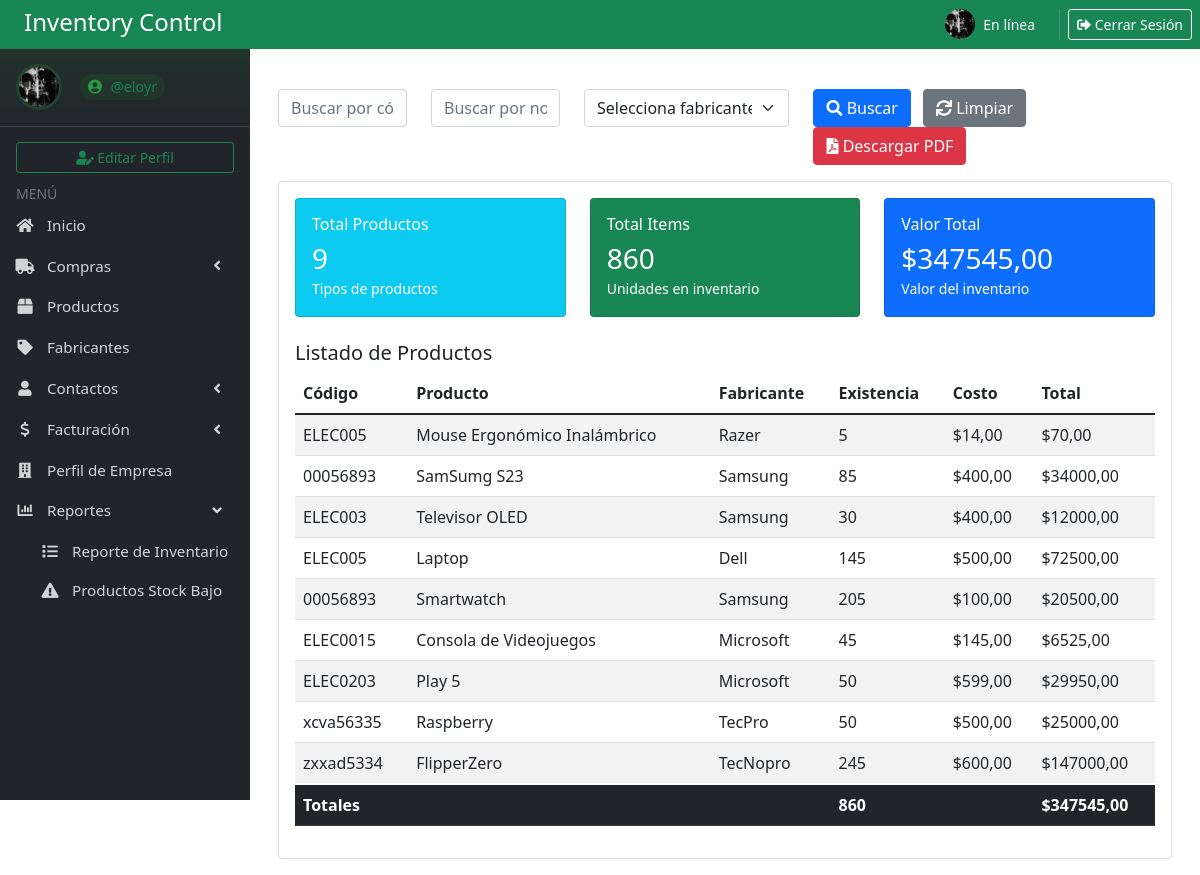
/reporte_inventario/ (signed in), run on the app's committed database.
### Inventario/models.py (models this page shows, shortened)
class Profile(models.Model):
    user = models.OneToOneField(User, on_delete=models.CASCADE)
    image = models.ImageField(upload_to='profile_pics/', default='profile_pics/default-avatar.png', blank=True)
    last_seen = models.DateTimeField(default=timezone.now)

class Producto(models.Model):
    id = models.AutoField(primary_key=True)
    codigo = models.CharField(max_length=100)
    modelo = models.CharField(max_length=100)
    nombre = models.CharField(max_length=100)
    descripcion = models.TextField(blank=True, null=True)
    fabricante = models.CharField(max_length=100)
    estado = models.CharField(max_length=10, choices=[('Activo', 'Activo'), ('Inactivo', 'Inactivo')])
    costo = models.DecimalField(max_digits=10, decimal_places=2)
    precio = models.DecimalField(max_digits=10, decimal_places=2)
    stock = models.IntegerField()
    imagen = models.ImageField(upload_to='productos/', blank=True, null=True)
    class Meta:
        verbose_name = "Producto"
        verbose_name_plural = "Productos"

### Inventario/views.py (the view)
# urls.py: path('reporte_inventario/', views.reporte_inventario, name='reporte_inventario'),
def reporte_inventario(request):
    productos = Producto.objects.all()
    fabricantes = Producto.objects.values_list('fabricante', flat=True).distinct()
    buscar_codigo = request.GET.get('codigo', '')
    buscar_nombre = request.GET.get('nombre', '')
    fabricante_seleccionado = request.GET.get('fabricante')
    if buscar_codigo:
        productos = productos.filter(codigo__icontains=buscar_codigo)
    if buscar_nombre:
        productos = productos.filter(nombre__icontains=buscar_nombre)
    if fabricante_seleccionado:
        productos = productos.filter(fabricante=fabricante_seleccionado)
    total_productos = productos.count()
    total_items = productos.aggregate(total=Sum('stock'))['total'] or 0
    total_inventario = sum(producto.stock * producto.costo for producto in productos)
    context = {
        'productos': productos,
        'fabricantes': fabricantes,
        'fabricante_seleccionado': fabricante_seleccionado,
        'buscar_codigo': buscar_codigo,
        'buscar_nombre': buscar_nombre,
        'total_productos': total_productos,
        'total_items': total_items,
        'total_inventario': total_inventario,
        'active_page': 'reporte_inventario'
    }
    return render(request, 'Inventario/reporte_inventario.html', context)

### Inventario/context_processors.py (called while the page is built)
def user_profile(request):
    if request.user.is_authenticated:
        profile, created = Profile.objects.get_or_create(user=request.user)
        now = timezone.now()
        online = (now - profile.last_seen) < timedelta(minutes=2)
        return {'user_profile': profile, 'is_online': online}
    return {}

### Inventario/templatetags/custom_filters.py (called while the page is built)
@register.filter
def multiply(value, arg):
    return value * arg

### Inventario/templates/Inventario/reporte_inventario.html (shortened to what this page needs)
{% extends 'Inventario/base.html' %}
{% load custom_filters %}
{% block content %}
<div class="container mt-4">
    <div class="row mb-3">
        <div class="col-md-2">
            <input type="text"
                   class="form-control"
                   id="buscarCodigo"
                   placeholder="Buscar por código"
                   value="{{ buscar_codigo }}">
        </div>
        <div class="col-md-2">
            <input type="text"
                   class="form-control"
                   id="buscarNombre"
                   placeholder="Buscar por nombre"
                   value="{{ buscar_nombre }}">
        </div>
        <div class="col-md-3">
            <select class="form-select" id="fabricanteSelect">
                <option value="">Selecciona fabricante</option>
            </select>
        </div>
        <div class="col-md-5">
            <button class="btn btn-primary me-2" onclick="aplicarFiltros()">
                <i class="fa fa-search"></i> Buscar
            </button>
            <button class="btn btn-secondary me-2" onclick="limpiarFiltros()">
                <i class="fa fa-refresh"></i> Limpiar
            </button>
            <a href="/generar-pdf-inventario/" class="btn btn-danger">
                <i class="fa fa-file-pdf"></i> Descargar PDF
            </a>
        </div>
    </div>
    <div class="card">
        <div class="card-body">
            <div class="row mb-4">
                <div class="col-md-4">
                    <div class="card bg-info text-white">
                        <div class="card-body">
                            <h6 class="card-title">Total Productos</h6>
                            <h3 class="mb-0">{{ total_productos }}</h3>
                            <small>Tipos de productos</small>
                        </div>
                    </div>
                </div>
                <div class="col-md-4">
                    <div class="card bg-success text-white">
                        <div class="card-body">
                            <h6 class="card-title">Total Items</h6>
                            <h3 class="mb-0">{{ total_items }}</h3>
                            <small>Unidades en inventario</small>
                        </div>
                    </div>
                </div>
                <div class="col-md-4">
                    <div class="card bg-primary text-white">
                        <div class="card-body">
                            <h6 class="card-title">Valor Total</h6>
                            <h3 class="mb-0">${{ total_inventario|floatformat:2 }}</h3>
                            <small>Valor del inventario</small>
                        </div>
                    </div>
                </div>
            </div>
            <h5 class="card-title">Listado de Productos</h5>
            <table class="table table-striped">
                <thead>
                    <tr>
                        <th>Código</th>
                        <th>Producto</th>
                        <th>Fabricante</th>
                        <th>Existencia</th>
                        <th>Costo</th>
                        <th>Total</th>
                    </tr>
                </thead>
                <tbody>
                    {% for producto in productos %}
                    <tr>
                        <td>{{ producto.codigo }}</td>
                        <td>{{ producto.nombre }}</td>
                        <td>{{ producto.fabricante }}</td>
                        <td>{{ producto.stock }}</td>
                        <td>${{ producto.costo }}</td>
                        <td>${{ producto.stock|multiply:producto.costo }}</td>
                    </tr>
                    {% endfor %}
                </tbody>
                <tfoot class="table-dark">
                    <tr>
                        <td colspan="3"><strong>Totales</strong></td>
                        <td><strong>{{ total_items }}</strong></td>
                        <td></td>
                        <td><strong>${{ total_inventario|floatformat:2 }}</strong></td>
                    </tr>
                </tfoot>
            </table>
        </div>
    </div>
</div>
{% endblock %}

### Inventario/templates/Inventario/base.html (shortened to what this page needs)
{% load static %}
<!DOCTYPE html>
<html lang="es">
<head>
    <link rel="stylesheet" href="https://cdnjs.cloudflare.com/ajax/libs/font-awesome/6.0.0-beta3/css/all.min.css">
    <link href="https://cdn.jsdelivr.net/npm/bootstrap@5.1.3/dist/css/bootstrap.min.css" rel="stylesheet">
    <link rel="stylesheet" href="https://cdnjs.cloudflare.com/ajax/libs/font-awesome/5.15.4/css/all.min.css">
    <link rel="stylesheet" href="https://cdn.jsdelivr.net/npm/sweetalert2@11/dist/sweetalert2.min.css">
</head>
<body>
    <div class="container-fluid p-0">
        <div class="bg-success text-white p-2 d-flex justify-content-between align-items-center" style="position: relative; z-index: 1001;">
            <h4 class="mb-1 ms-3">Inventory Control</h4>
            <div class="d-flex align-items-center">
                {% if user.is_authenticated %}
                    {% if user_profile.image and user_profile.image.url %}
                        <img src="{{ user_profile.image.url }}" class="rounded-circle me-2" width="30" alt="Profile Picture">
                    {% else %}
                        <img src="{% static 'img/default-avatar.png' %}" class="rounded-circle me-2" width="30" alt="Default Avatar">
                    {% endif %}
                    <div class="me-3">
                        <div class="small text-light">{% if is_online %}En línea{% else %}Desconectado{% endif %}</div>
                    </div>
                    <a href="/logout/" class="btn btn-outline-light btn-sm">
                        <i class="fas fa-sign-out-alt"></i> Cerrar Sesión
                    </a>
                {% endif %}
            </div>
        </div>
        <div class="d-flex">
            <aside class="main-sidebar bg-dark" style="width: 250px;">
                <section class="sidebar">
                    <div class="user-panel d-flex align-items-center p-3">
                        <div class="image">
                            {% if user_profile.image and user_profile.image.url %}
                                <img src="{{ user_profile.image.url }}" class="rounded-circle" alt="User Image" width="40">
                            {% else %}
                                <img src="{% static 'img/default-avatar.png' %}" class="rounded-circle" alt="User Image" width="40">
                            {% endif %}
                        </div>
                        <div class="info ms-2">
                            <a href="#" class="text-success" style="text-decoration: none; font-size: 0.9rem; opacity: 0.9;">
                                <i class="fa fa-user-circle"></i> @{{ user.username }}
                            </a>
                        </div>
                    </div>
                    {% if user.is_authenticated %}
                        <div class="px-3 mb-2">
                            <a href="/editar_perfil/" class="btn btn-outline-success btn-sm w-100">
                                <i class="fa fa-user-edit"></i> Editar Perfil
                            </a>
                        </div>
                    {% endif %}
                    <div class="text-muted px-3">
                        <small>MENÚ</small>
                    </div>
                    <ul class="nav flex-column">
                        <li class="nav-item">
                            <a href="/panel_control" class="nav-link text-white">
                                <i class="fa fa-home"></i> <span>Inicio</span>
                            </a>
                        </li>
                        <li class="nav-item">
                            <a href="#" class="nav-link text-white d-flex justify-content-between align-items-center" data-bs-toggle="collapse" data-bs-target="#comprasMenu" aria-expanded="false" aria-controls="comprasMenu">
                                <div>
                                    <i class="fa fa-truck"></i>
                                    <span>Compras</span>
                                </div>
                                <i class="fa fa-angle-left collapse-icon"></i>
                            </a>
                        </li>
                        <li class="nav-item">
                            <a href="/productos/" class="nav-link text-white active3 {% if active_page == 'productos' %}active{% endif %}">
                                <i class="fa fa-box"></i> <span>Productos</span>
                            </a>
                        </li>
                        <li class="nav-item">
                            <a href="/fabricantes" class="nav-link text-white active4 {% if active_page == 'fabricantes' %}active{% endif %}">
                                <i class="fa fa-tag"></i> <span>Fabricantes</span>
                            </a>
                        </li>
                        <li class="nav-item">
                            <a href="#" class="nav-link text-white d-flex justify-content-between align-items-center" data-bs-toggle="collapse" data-bs-target="#contactosMenu" aria-expanded="false">
                                <div>
                                    <i class="fa fa-user"></i>
                                    <span>Contactos</span>
                                </div>
                                <i class="fa fa-angle-left collapse-icon"></i>
                            </a>
                        </li>
                        <li class="nav-item">
                            <a href="#" class="nav-link text-white d-flex justify-content-between align-items-center" data-bs-toggle="collapse" data-bs-target="#facturacionMenu" aria-expanded="false">
                                <div>
                                    <i class="fa fa-dollar"></i>
                                    <span>Facturación</span>
                                </div>
                                <i class="fa fa-angle-left collapse-icon float-end"></i>
                            </a>
                        </li>
                        <li class="nav-item">
                            <a href="/perfil_empresa/" class="nav-link text-white {% if active_page == 'perfil_empresa' %}active{% endif %}">
                                <i class="fas fa-building"></i> <span>Perfil de Empresa</span>
                            </a>
                        </li>
                        <li class="nav-item">
                            <a href="#" class="nav-link text-white d-flex justify-content-between align-items-center" data-bs-toggle="collapse" data-bs-target="#reporteMenu" aria-expanded="false">
                                <div>
                                    <i class="fa fa-chart-bar"></i>
                                    <span>Reportes</span>
                                </div>
                                <i class="fa fa-angle-left collapse-icon"></i>
                            </a>
                            <ul class="collapse" id="reporteMenu">
                                <li><a href="/reporte_inventario/" class="nav-link text-white"><i class="fa fa-list"></i> Reporte de Inventario</a></li>
                                <li><a href="/productos-stock-bajo/" class="nav-link text-white"><i class="fa fa-exclamation-triangle"></i> Productos Stock Bajo</a></li>
                            </ul>
                        </li>
                    </ul>
                </section>
            </aside>
            <main class="flex-grow-1 p-3">
                {% block content %}
                {% endblock %}
            </main>
        </div>
    </div>
</body>
</html>

### Inventario/templates/Inventario/base.html (style rules this page uses)
.main-sidebar { position: fixed; top: 48px; left: 0; width: 250px; height: calc(100vh - 48px); z-index: 1000; display: flex; flex-direction: column; overflow-y: auto; scrollbar-width: thin; scrollbar-color: rgba(255,255,255,0.1) transparent; }
.sidebar { flex: 1; display: flex; flex-direction: column; }
.nav-item { margin: 1px 0; }
.nav-link { padding: 8px 15px !important; color: rgba(255,255,255,.8) !important; transition: all 0.3s ease; font-size: 0.95rem; }
.collapse { padding-left: 25px; margin-top: 2px; }
.collapse .nav-link { padding: 8px 15px !important; }
.user-panel { padding: 12px; margin-bottom: 15px; border-bottom: 1px solid rgba(255,255,255,.1); background: linear-gradient(to bottom, rgba(40,167,69,0.1), transparent); }
.user-panel .image { padding: 3px; border-radius: 50%; background: rgba(40,167,69,0.2); margin-right: 10px; transition: all 0.3s ease; }
.user-panel .info { padding: 5px 0; }
.user-panel .info a { display: inline-block; padding: 2px 8px; border-radius: 15px; background: rgba(40,167,69,0.1); transition: all 0.3s ease; }
.user-panel .info i { margin-right: 5px; color: #28a745; }
main { margin-left: 250px; padding: 20px; }
.container-fluid { width: 100%; padding: 0; }
.nav-link i { width: 20px; text-align: center; margin-right: 8px; }
.nav-item { position: relative; }

### data on the page
Profile: image (picture)
Producto: codigo "ELEC005", nombre "Mouse Ergonómico Inalámbrico", fabricante "Razer", stock "5", costo "14,00", stock|multiply "70,00"
Producto: codigo "00056893", nombre "SamSumg S23", fabricante "Samsung", stock "85", costo "400,00", stock|multiply "34000,00"
Producto: codigo "ELEC003", nombre "Televisor OLED", fabricante "Samsung", stock "30", costo "400,00", stock|multiply "12000,00"
Producto: codigo "ELEC005", nombre "Laptop", fabricante "Dell", stock "145", costo "500,00", stock|multiply "72500,00"
Producto: codigo "00056893", nombre "Smartwatch", fabricante "Samsung", stock "205", costo "100,00", stock|multiply "20500,00"
Producto: codigo "ELEC0015", nombre "Consola de Videojuegos", fabricante "Microsoft", stock "45", costo "145,00", stock|multiply "6525,00"
Producto: codigo "ELEC0203", nombre "Play 5", fabricante "Microsoft", stock "50", costo "599,00", stock|multiply "29950,00"
Producto: codigo "xcva56335", nombre "Raspberry", fabricante "TecPro", stock "50", costo "500,00", stock|multiply "25000,00"
Producto: codigo "zxxad5334", nombre "FlipperZero", fabricante "TecNopro", stock "245", costo "600,00", stock|multiply "147000,00"

### other printed values
{{ user.username }} "eloyr"
{{ total_productos }} "9"
{{ total_items }} "860"
{{ total_inventario|floatformat:2 }} "347545,00"
